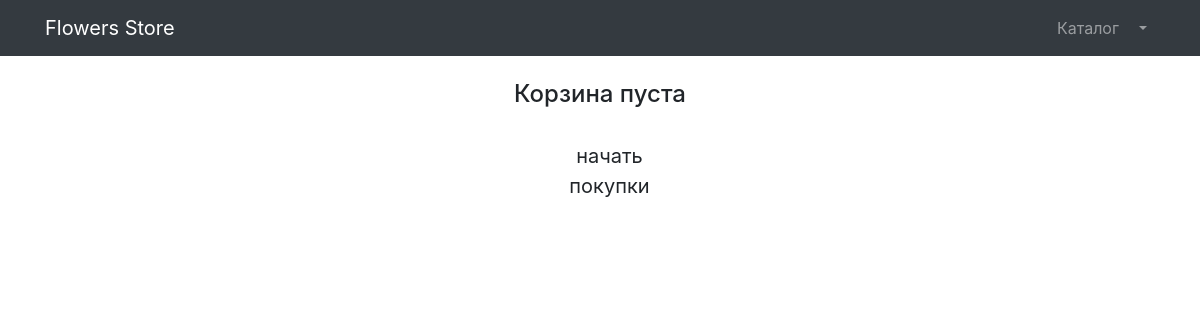
The page /products/baskets/ (signed in) on the database as committed earlier.
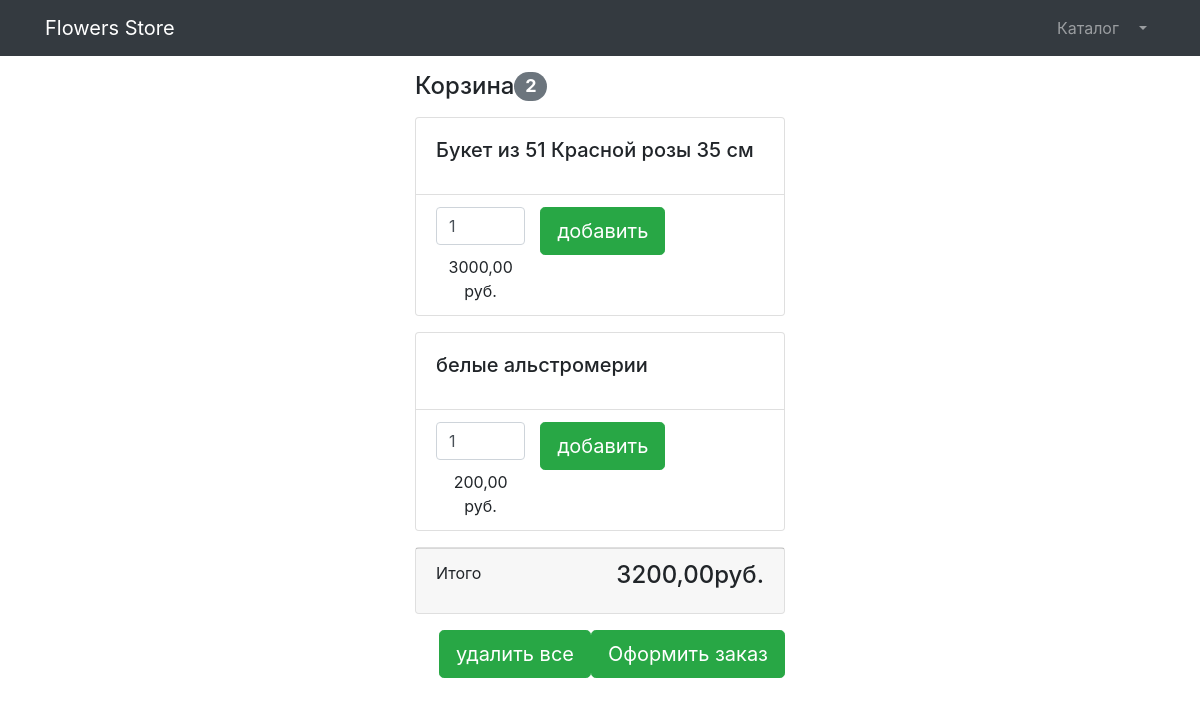
The same page on the database as committed later.
### products/models.py (models this page shows, shortened)
class Basket(models.Model):
    user = models.ForeignKey(to=User, on_delete=models.CASCADE)
    product = models.ForeignKey(to=FinishedProducts, on_delete=models.CASCADE)
    quantity = models.PositiveSmallIntegerField(default=0)
    created_timestamp = models.DateTimeField(auto_now_add=True)
    objects = BasketQuerySet.as_manager()
    def sum(self):
        return self.product.price * self.quantity

class FinishedProducts(models.Model):
    name = models.CharField(max_length = 256)
    category_products = models.ForeignKey(to = FinishedProductsCategory, on_delete = models.PROTECT)
    structure = models.TextField()
    price = models.DecimalField(max_digits = 6, decimal_places = 2)
    quantity = models.PositiveBigIntegerField(default = 0)
    image = models.ImageField(upload_to = 'products_images')
    count = models.IntegerField()
    class Meta:
        verbose_name = 'Конечный продукт'
        verbose_name_plural = 'Конечные продукты'

### products/views.py (the view)
# urls.py: path('baskets/', UserBasketsView.as_view(), name ='baskets'),
class UserBasketsView(TitleMixin,ListView):
    model = Basket
    template_name = "products/baskets.html"
    title = 'Flowers Store - Корзина'
    def get_context_data(self, **kwargs):
        context = super(UserBasketsView, self).get_context_data()
        context['baskets'] = Basket.objects.filter(user=self.request.user)
        return context

### common/views.py (called while the page is built)
    def get_context_data(self, **kwargs):
        context = super(TitleMixin, self).get_context_data(**kwargs)
        context['title'] = self.title
        return context

### products/context_processors.py (called while the page is built)
def baskets(request):
    user = request.user
    return {'baskets':Basket.objects.filter(user=user) if user.is_authenticated else []}

### products/models.py (called while the page is built)
    def total_sum(self):
        return sum(basket.sum() for basket in self)

    def total_quantity(self):
        return sum(basket.quantity for basket in self)

### products/templates/products/baskets.html (shortened to what this page needs)
{%extends 'products/base.html'%}
{%load static%}
{%block css%}
<link href="{% static 'vendor/css/profile.css'%}" rel="stylesheet">
{%endblock%}
{%block content%}
<div class="container col-lg-4 align-items-center"  >
{% if baskets %}
<h4 class="mt-3 mb-3 d-flex  mb-3">
    Корзина
    <span class="badge badge-secondary badge-pill">{{baskets.total_quantity}}</span>
</h4>
{% for basket in baskets %}
<div class="card mb-3" style="background-color: hsla(0, 0%, 100%,0.2)">
    <div class="card-body">
        <h5 class="card-title">{{ basket.product.name}}</h5>
    </div>
    <ul class="list-group list-group-flush" style="background-color: hsla(0, 0%, 100%,0.2)">
        <li class="list-group-item " style="background-color: hsla(0, 0%, 100%,0.0)">
            <div class="row text-center" style="background-color: hsla(0, 0%, 100%,0.0)">
                <div class="col-lg-4">
                    <input name="basketID" type="number" class="form-control"
                            value="{{ basket.quantity}}" min="0">
                </div>
                <a class="btn btn-success btn-lg float-right" href="../orders/order-create.html">
                    добавить
                </a>
                <div class="col-lg-4">{{ basket.sum}} руб.</div>
                <div class="col-lg-4">
                </div>
            </div>
        </li>
    </ul>
</div>
{%endfor%}
<div class="card mb-3">
    <div class="card-footer">
        <p class="float-left">Итого</p>
        <h4 class="float-right"> {{baskets.total_sum}}руб.</h4>
    </div>
</div>
<a class="btn btn-success btn-lg float-right" href="../orders/order-create.html">
    Оформить заказ
</a>
<a class="btn btn-success btn-lg float-right" href="{% url 'products:basket_remove_all'%}">
    удалить все
</a>
{%else%}
<div class="card mb-3 align-items-center" style="background-color: hsla(0, 0%, 100%,0.0); border:  rgba(211, 220, 50, .0);">
<h4 class="mt-4 mb-4 ">
    Корзина пуста
</h4>
<div class="col-lg-4 text-center">
<a class="btn btn-default btn-lg" style="background-color: hsla(0, 0%, 100%,0.0); border:  rgba(211, 220, 50, .0);" href="{% url 'products:index' %}">
    начать покупки
</a>
</div>
</div>
{%endif%}
</div>
{%endblock%}

Rows that differ between the two databases and show on the page:
added Basket: total_quantity "2", product.name "Букет из 51 Красной розы 35 см", basketID "1", sum "3000,00", total_sum "3200,00"
added Basket: product.name "белые альстромерии", basketID "1", sum "200,00"
Other text that changed with them:
text no longer shown: "Корзина пуста начать покупки"
text now shown: "Корзина Итого руб. Оформить заказ удалить все"
